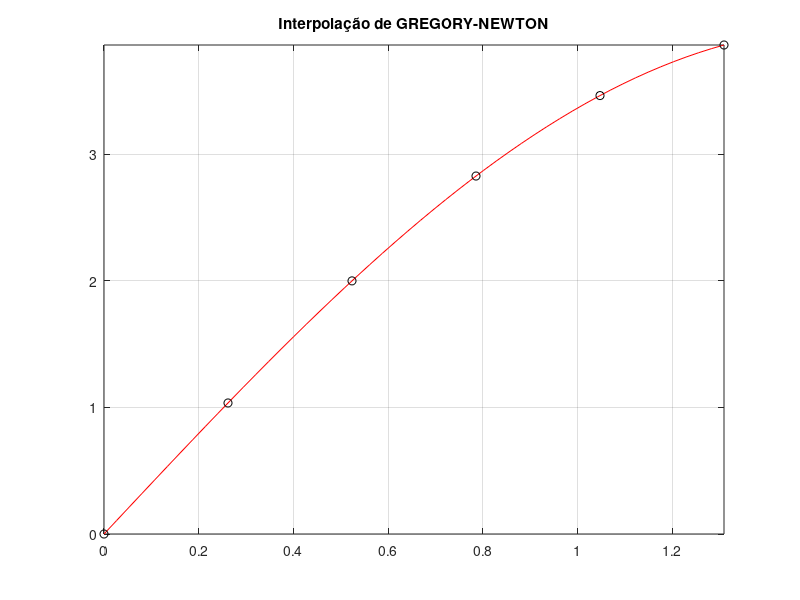

This chart was generated by the following MATLAB code:
%Autor: Lucas Vieira Monteiro
%Matrícula: 20212610030
%Interpolação de Gregory Newton

clc, clear all, close all, format long

P = [0,0;
    0.2618,1.0353;
    0.5236, 2.0000;
    0.7854, 2.8284;
    1.0472, 3.4641;
    1.3090, 3.8637];

##                                % NOTAS:
##P = [%2009,191480630;           % *2009,191480630 é omitido pois o
##          2011,192379287;       % espaçamento entre ele e o proximo
##          2012,193904015;       % ponto X é DIFERENTE do espaçamento
##          2013,201032714;       % entre outras abcissas
##          2014,202768562;
##          2015,204450049;
##          2016,206081432;
##          2017,207660929;
##          2018,208494900;
##          2019,210147125;
##          2020,211755692;
##          2021,213317639];

h = P(2,1) - P(1,1);


% calcular as DIFERENÇAS DIVIDIDAS

n = length(P) - 1;                % simboliza o numero de diferencas finitas
mDF = P(1:n+1,2);                 % matriz das diferencas finitas
n_linhas = 0;                     % numero de linhas que devem ser ignoradas
for c = 2: length(P)

  for l = 1: n - n_linhas         % conta de 1 ate n - total de linhas ignoradas
     mDF(l,c) = mDF(l+1,c-1) - mDF(l,c-1);
  end
  n_linhas = n_linhas + 1;
end

% calculando para x = 0.6545;

x = 0.6545;

z = (x - P(1,1))./h;
y = P(1,2) + z.*mDF(1,2); % + z.*(z - 1).*(mDF(1,3)./factorial(2));% primeiro Y;

if( n > 1)
  % somatorio
  flag1 = 1;
  for g = 2: n
    produtos_z = z; %z.*(z - 1);
    for j = 1: flag1
      produtos_z = produtos_z.*(z - j);
      j
    end
    flag1 = flag1+1;
    y = y + produtos_z.*(mDF(1,g+1)./factorial(g));
  end
end
y

% GERANDO INTERVALO em X
x = linspace( min(P(1:n+1,1)) ,max(P(1:n+1,1)) ,50);

% CALCULAR TODOS OS PONTOS NO INTERVALO DE X0 A XN


% somatorio
%z = (x(i) - P(1,1))./h;
%y = P(1,2) + z.*mDF(1,2) + z.*(z - 1).*(mDF(1,3)./factorial(2));% primeiro Y;

for i = 1: length(x);

  z = (x(i) - P(1,1))./h;
  y(i) = P(1,2) + z.*mDF(1,2); % + z.*(z - 1).*(mDF(1,3)./factorial(2));% primeiro Y;

  if( n > 1)
    % somatorio
    flag1 = 1;
    for g = 2: n
      produtos_z = z; %z.*(z - 1);
      for j = 1: flag1
        produtos_z = produtos_z.*(z - j);
      end
      flag1 = flag1+1;
      y(i) = y(i) + produtos_z.*(mDF(1,g+1)./factorial(g));
    end
  end
end

% PLOTAR O GRAFICO
plot(x,y,'r-',P(1:length(P),1),P(1:length(P),2),'ko');
title('Interpolação de GREGORY-NEWTON')
axis([x(1) x(length(x)) min(y) max(y)]);
grid on

